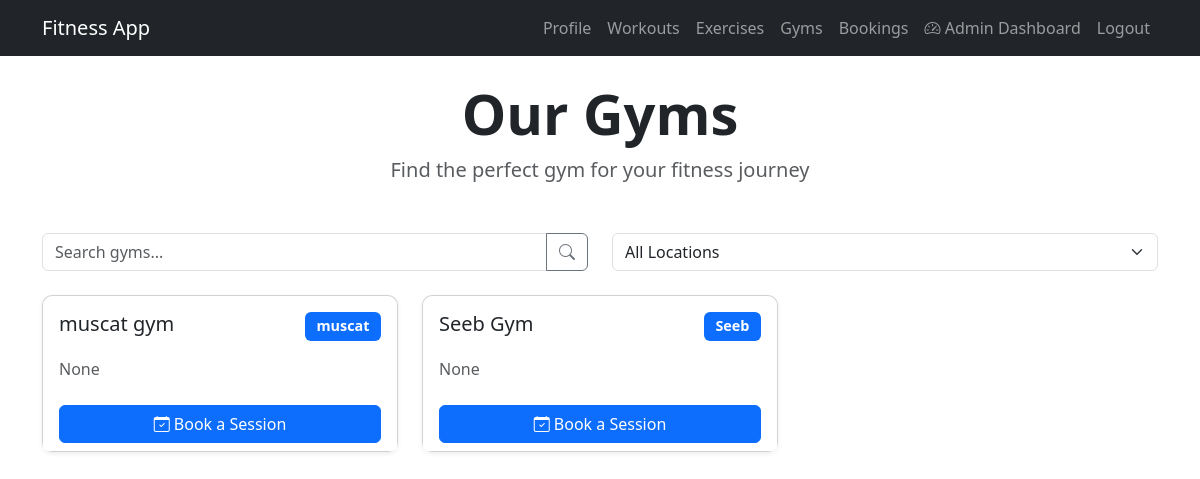
The app's page /gyms (signed in) with its own data.
### app/models.py (models this page shows)
class Gym(db.Model):
    id = db.Column(db.Integer, primary_key=True)
    name = db.Column(db.String(150), nullable=False)
    location = db.Column(db.String(150))
    description = db.Column(db.Text)
    is_active = db.Column(db.Boolean, default=True)
    created_at = db.Column(db.DateTime, default=datetime.utcnow)
    updated_at = db.Column(db.DateTime, default=datetime.utcnow, onupdate=datetime.utcnow)

### app/routes.py (the view)
@main.route('/gyms')
def gyms():
    gyms = Gym.query.filter_by(is_active=True).all()
    locations = []
    return render_template('gyms.html', gyms=gyms, locations=locations)

### app/models.py (called while the page is built)
@login_manager.user_loader
def load_user(user_id):
    return User.query.get(int(user_id))

### app/templates/gyms.html (shortened to what this page needs)
{% extends "base.html" %}
{% block content %}
<div class="container mt-4">
    <div class="text-center mb-5">
        <h1 class="display-4 fw-bold">Our Gyms</h1>
        <p class="lead text-muted">Find the perfect gym for your fitness journey</p>
    </div>
    <div class="row mb-4">
        <div class="col-md-6">
            <div class="input-group">
                <input type="text" class="form-control" id="searchInput" placeholder="Search gyms...">
                <button class="btn btn-outline-secondary" type="button">
                    <i class="bi bi-search"></i>
                </button>
            </div>
        </div>
        <div class="col-md-6">
            <select class="form-select" id="locationFilter">
                <option value="">All Locations</option>
            </select>
        </div>
    </div>
    <div class="row g-4" id="gymsContainer">
        {% for gym in gyms %}
        <div class="col-md-6 col-lg-4 gym-card" data-location="{{ gym.location }}">
            <div class="card h-100 shadow-sm">
                <div class="card-body">
                    <div class="d-flex justify-content-between align-items-start mb-3">
                        <h5 class="card-title mb-0">{{ gym.name }}</h5>
                        <span class="badge bg-primary">{{ gym.location }}</span>
                    </div>
                    <p class="card-text text-muted">{{ gym.description }}</p>
                </div>
                <div class="card-footer bg-white border-top-0">
                    <div class="d-grid">
                        <a href="{{ url_for('main.booking') }}" class="btn btn-primary">
                            <i class="bi bi-calendar-check"></i> Book a Session
                        </a>
                    </div>
                </div>
            </div>
        </div>
        {% endfor %}
    </div>
</div>
{% endblock %}

### app/templates/gyms.html (style rules this page uses)
.gym-card { transition: transform 0.2s; }
.card { border-radius: 10px; }
.badge { font-size: 0.9rem; padding: 0.5em 0.8em; }

### records on screen
Gym: name "muscat gym", location "muscat", description "None"
Gym: name "Seeb Gym", location "Seeb", description "None"
